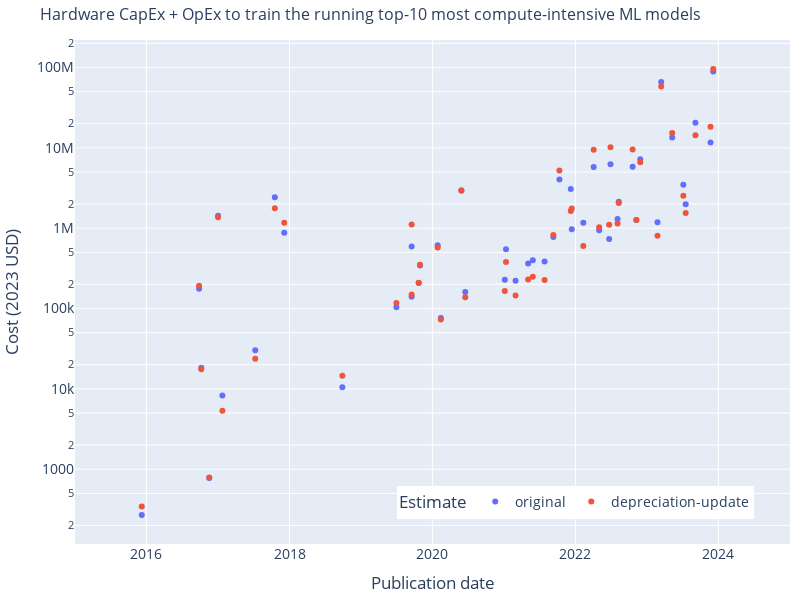

The notebook cell saved with this chart:
### Code cell
fig = px.scatter(
    cost_df,
    x='Publication date',
    y=[variant1, variant2],
    # text='System',
    log_y=True,
)
fig.update_traces(textposition='top center')

# legend
fig.update_layout(
    legend_title_text='Estimate',
    legend=dict(
        orientation='h',
        yanchor='bottom',
        y=0.05,
        xanchor='right',
        x=0.95,
    ),
)

# axis labels
fig.update_xaxes(title_text='Publication date')
fig.update_yaxes(title_text='Cost (2023 USD)')

# title
fig.update_layout(title_text=get_cost_plot_title(estimation_method, compute_threshold_method, compute_threshold))

# update size
fig.update_layout(
    autosize=False,
    width=800,
    height=600,
    title_font=dict(
        size=16,
    )
)

# font size
fig.update_layout(
    font=dict(
        size=14,
    )
)

# axis limits
fig.update_xaxes(range=['2015-01-01', '2025-01-01'])

# margins
fig.update_layout(margin=dict(l=10, r=10, t=40, b=10))

save_plot(fig, results_dir, 'cost_scatter_comparison')

fig.show()

### Figure 1 — Plotly figure (JSON) as saved in the notebook; plotly's stock layout.template omitted (floating-point values rounded to 4 significant figures)
{"data": [{"hovertemplate": "variable=original<br>Publication date=%{x}<br>value=%{y}<extra></extra>", "legendgroup": "original", "marker": {"color": "#636efa", "symbol": "circle"}, "mode": "markers", "name": "original", "orientation": "v", "showlegend": true, "textposition": "top center", "type": "scatter", "x": ["2023-12-06", "2023-11-22", "2023-11-04", "2023-10-27", "2023-09-06", "2023-07-18", "2023-07-11", "2023-07-06", "2023-05-10", "2023-03-15", "2023-02-24", "2022-11-28", "2022-11-08", "2022-10-20", "2022-08-10", "2022-08-04", "2022-06-29", "2022-06-22", "2022-05-02", "2022-04-04", "2022-03-29", "2022-02-17", "2022-02-10", "2022-02-02", "2021-12-23", "2021-12-13", "2021-12-08", "2021-10-12", "2021-10-11", "2021-09-10", "2021-07-27", "2021-05-28", "2021-05-04", "2021-03-01", "2021-01-11", "2021-01-05", "2020-10-20", "2020-06-17", "2020-05-28", "2020-02-13", "2020-01-28", "2019-12-13", "2019-12-13", "2019-10-30", "2019-10-23", "2019-09-17", "2019-09-17", "2019-07-01", "2019-06-01", "2019-02-14", "2018-09-28", "2018-07-03", "2018-05-02", "2017-12-05", "2017-10-18", "2017-08-11", "2017-07-10", "2017-01-23", "2017-01-01", "2017-01-01", "2016-11-17", "2016-11-05", "2016-10-07", "2016-09-26", "2016-01-27", "2015-12-10", "2015-12-08"], "xaxis": "x", "y": [88970000.0, 11690000.0, null, null, 20460000.0, 1984000.0, null, 3472000.0, 13460000.0, 66210000.0, 1184000.0, 7187000.0, 1266000.0, 5828000.0, 2138000.0, 1298000.0, 6268000.0, 733900.0, 943900.0, 5765000.0, null, null, 1168000.0, null, null, 969400.0, 3083000.0, null, 4042000.0, 777600.0, 384200.0, 400000.0, 363900.0, 221500.0, 546000.0, 227800.0, null, 160300.0, 2929000.0, 76280.0, 612900.0, null, null, 342100.0, 208200.0, 593600.0, 140400.0, 103500.0, null, null, 10480.0, null, null, 879700.0, 2419000.0, null, 30270.0, 8299.0, null, 1433000.0, 775.1, null, 18340.0, 176000.0, null, null, 269.0], "yaxis": "y"}, {"hovertemplate": "variable=depreciation-update<br>Publication date=%{x}<br>value=%{y}<extra></extra>", "legendgroup": "depreciation-update", "marker": {"color": "#EF553B", "symbol": "circle"}, "mode": "markers", "name": "depreciation-update", "orientation": "v", "showlegend": true, "textposition": "top center", "type": "scatter", "x": ["2023-12-06", "2023-11-22", "2023-11-04", "2023-10-27", "2023-09-06", "2023-07-18", "2023-07-11", "2023-07-06", "2023-05-10", "2023-03-15", "2023-02-24", "2022-11-28", "2022-11-08", "2022-10-20", "2022-08-10", "2022-08-04", "2022-06-29", "2022-06-22", "2022-05-02", "2022-04-04", "2022-03-29", "2022-02-17", "2022-02-10", "2022-02-02", "2021-12-23", "2021-12-13", "2021-12-08", "2021-10-12", "2021-10-11", "2021-09-10", "2021-07-27", "2021-05-28", "2021-05-04", "2021-03-01", "2021-01-11", "2021-01-05", "2020-10-20", "2020-06-17", "2020-05-28", "2020-02-13", "2020-01-28", "2019-12-13", "2019-12-13", "2019-10-30", "2019-10-23", "2019-09-17", "2019-09-17", "2019-07-01", "2019-06-01", "2019-02-14", "2018-09-28", "2018-07-03", "2018-05-02", "2017-12-05", "2017-10-18", "2017-08-11", "2017-07-10", "2017-01-23", "2017-01-01", "2017-01-01", "2016-11-17", "2016-11-05", "2016-10-07", "2016-09-26", "2016-01-27", "2015-12-10", "2015-12-08"], "xaxis": "x", "y": [95910000.0, 18290000.0, null, null, 14370000.0, 1544000.0, null, 2529000.0, 15330000.0, 58140000.0, 803000.0, 6629000.0, 1263000.0, 9543000.0, 2057000.0, 1146000.0, 10200000.0, 1102000.0, 1030000.0, 9454000.0, null, null, 598600.0, null, null, 1755000.0, 1634000.0, null, 5242000.0, 825400.0, 226900.0, 248400.0, 230600.0, 145300.0, 378400.0, 165700.0, null, 138000.0, 2976000.0, 72970.0, 573100.0, null, null, 349800.0, 209900.0, 1112000.0, 149900.0, 117200.0, null, null, 14560.0, null, null, 1172000.0, 1774000.0, null, 23710.0, 5326.0, null, 1370000.0, 787.4, null, 17490.0, 191500.0, null, null, 342.8], "yaxis": "y"}], "layout": {"autosize": false, "font": {"size": 14}, "height": 600, "legend": {"orientation": "h", "title": {"text": "Estimate"}, "tracegroupgap": 0, "x": 0.95, "xanchor": "right", "y": 0.05, "yanchor": "bottom"}, "margin": {"b": 10, "l": 10, "r": 10, "t": 40}, "title": {"font": {"size": 16}, "text": "Hardware CapEx + OpEx to train the running top-10 most compute-intensive ML models"}, "width": 800, "xaxis": {"anchor": "y", "domain": [0, 1], "range": ["2015-01-01", "2025-01-01"], "title": {"text": "Publication date"}}, "yaxis": {"anchor": "x", "domain": [0, 1], "title": {"text": "Cost (2023 USD)"}, "type": "log"}}}
